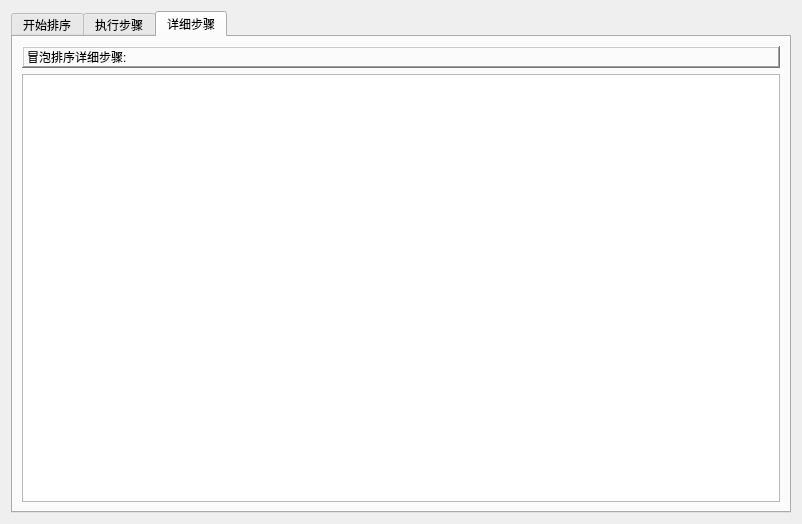
<?xml version="1.0" encoding="UTF-8"?>
<ui version="4.0">
 <class>Dialog</class>
 <widget class="QDialog" name="Dialog">
  <property name="geometry">
   <rect>
    <x>0</x>
    <y>0</y>
    <width>802</width>
    <height>524</height>
   </rect>
  </property>
  <property name="windowTitle">
   <string>Dialog</string>
  </property>
  <layout class="QVBoxLayout" name="verticalLayout">
   <item>
    <layout class="QVBoxLayout" name="verticalLayout_2">
     <item>
      <widget class="QTabWidget" name="tabWidget">
       <property name="currentIndex">
        <number>2</number>
       </property>
       <widget class="QWidget" name="tab_1">
        <attribute name="title">
         <string>开始排序</string>
        </attribute>
        <layout class="QVBoxLayout" name="verticalLayout_5">
         <item>
          <widget class="QTableView" name="source"/>
         </item>
         <item>
          <widget class="QPushButton" name="pushButton">
           <property name="sizePolicy">
            <sizepolicy hsizetype="Fixed" vsizetype="Fixed">
             <horstretch>0</horstretch>
             <verstretch>0</verstretch>
            </sizepolicy>
           </property>
           <property name="text">
            <string>清除</string>
           </property>
          </widget>
         </item>
        </layout>
       </widget>
       <widget class="QWidget" name="tab_2">
        <attribute name="title">
         <string>执行步骤</string>
        </attribute>
        <layout class="QVBoxLayout" name="verticalLayout_4">
         <item>
          <widget class="QTableWidget" name="tableWidget">
           <row>
            <property name="text">
             <string>原始数据</string>
            </property>
           </row>
          </widget>
         </item>
        </layout>
       </widget>
       <widget class="QWidget" name="tab_3">
        <attribute name="title">
         <string>详细步骤</string>
        </attribute>
        <layout class="QVBoxLayout" name="verticalLayout_3">
         <item>
          <widget class="QLabel" name="label">
           <property name="frameShape">
            <enum>QFrame::WinPanel</enum>
           </property>
           <property name="frameShadow">
            <enum>QFrame::Raised</enum>
           </property>
           <property name="text">
            <string>冒泡排序详细步骤:</string>
           </property>
          </widget>
         </item>
         <item>
          <widget class="QTextEdit" name="textEdit"/>
         </item>
        </layout>
       </widget>
      </widget>
     </item>
    </layout>
   </item>
  </layout>
 </widget>
 <resources/>
 <connections/>
</ui>
